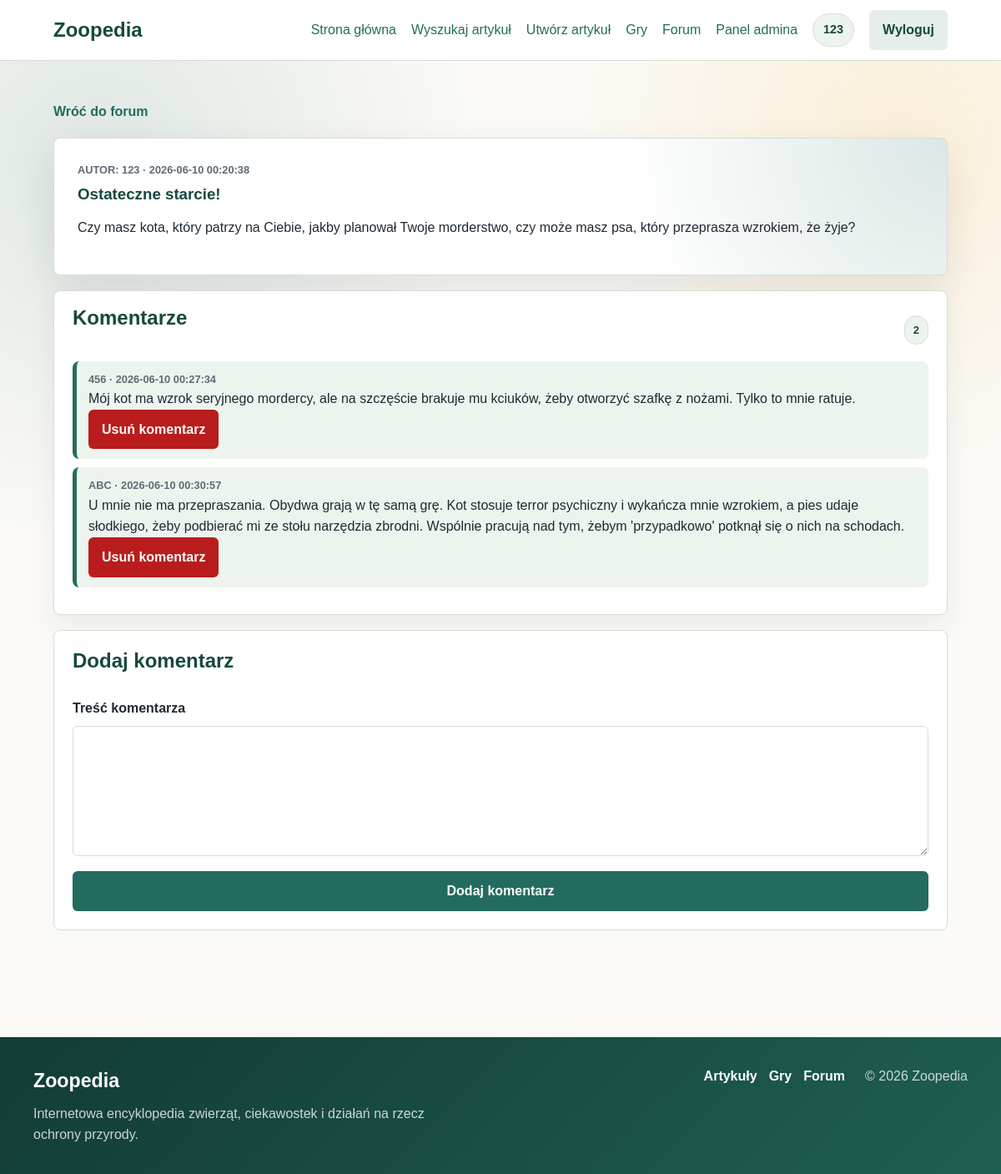
Page /forum/temat/2 (signed in) on the committed database.
### tables this page shows
CREATE TABLE `forum_topics` (
  `id` int(11) NOT NULL,
  `title` varchar(180) NOT NULL,
  `content` text NOT NULL,
  `author_id` int(11) DEFAULT NULL,
  `author_login` varchar(80) NOT NULL,
  `created_at` datetime NOT NULL DEFAULT current_timestamp()
);

CREATE TABLE `forum_comments` (
  `id` int(11) NOT NULL,
  `topic_id` int(11) NOT NULL,
  `author_id` int(11) DEFAULT NULL,
  `author_login` varchar(80) NOT NULL,
  `content` text NOT NULL,
  `created_at` datetime NOT NULL DEFAULT current_timestamp()
);

### forum_topic.php (the view, shortened to what this page needs)
<?php
require_once __DIR__ . '/functions.php';
$topicId = (int) ($_GET['id'] ?? 0);
$topic = find_forum_topic($topicId);
?>
<!doctype html>
<html lang="pl">
<head>
    <link rel="stylesheet" href="<?= h(asset_url('style.css')) ?>">
</head>
<body class="forum-page">
    <main class="page">
        <section class="section">
            <a class="text-link" href="<?= h(url_for('forum')) ?>">Wróć do forum</a>
            <?php if (!$topic): ?>
                <div class="forum-topic-detail">
                    <h1>Nie znaleziono tematu</h1>
                    <p class="empty">Wybrana dyskusja nie istnieje albo została usunięta.</p>
                </div>
            <?php else: ?>
                <article class="forum-topic-detail">
                    <p class="meta">
                        Autor: <?= h($topic['author_login'] ?? 'Admin') ?> · <?= h($topic['created_at'] ?? '') ?>
                    </p>
                    <h1><?= h($topic['title'] ?? '') ?></h1>
                    <p><?= nl2br(h($topic['content'] ?? '')) ?></p>
                </article>
                <section class="comments forum-comments-panel">
                    <div class="section-title">
                        <h2>Komentarze</h2>
                        <span class="home-tag"><?= count($topic['comments'] ?? []) ?></span>
                    </div>
                    <?php if (empty($topic['comments'])): ?>
                        <p class="empty">Brak komentarzy. Dodaj pierwszą odpowiedź.</p>
                    <?php else: ?>
                        <?php foreach ($topic['comments'] as $comment): ?>
                            <div class="comment forum-comment">
                                <p class="meta">
                                    <?= h($comment['author_login'] ?? 'Anonim') ?> · <?= h($comment['created_at'] ?? '') ?>
                                </p>
                                <p><?= nl2br(h($comment['content'] ?? '')) ?></p>
                                <?php if (is_admin()): ?>
                                    <form
                                        action="<?= h(asset_url('delete_comment.php')) ?>"
                                        method="post"
                                        onsubmit="return confirm('Czy na pewno usunąć ten komentarz?');"
                                    >
                                        <button class="danger-button" type="submit">Usuń komentarz</button>
                                    </form>
                                <?php endif; ?>
                            </div>
                        <?php endforeach; ?>
                    <?php endif; ?>
                </section>
                <form class="forum-form forum-reply-form" action="<?= h(forum_topic_url($topicId)) ?>" method="post">
                    <h2>Dodaj komentarz</h2>
                    <label>
                        Treść komentarza
                        <textarea name="content" rows="5" required></textarea>
                    </label>
                    <button type="submit">Dodaj komentarz</button>
                </form>
            <?php endif; ?>
        </section>
    </main>
</body>
</html>

### style.css (style rules this page uses)
:root { --ink: #1f2933; --muted: #5f6b76; --paper: #fbfaf6; --surface: #ffffff; --line: #d7ded6; --accent: #246b5f; --accent-strong: #17483f; --soft: #edf4ee; --warning: #9b2c2c; }
* { box-sizing: border-box; }
body { display: flex; flex-direction: column; margin: 0; min-height: 100vh; background: var(--paper); color: var(--ink); font-family: Arial, Helvetica, sans-serif; line-height: 1.6; }
main { flex: 1; }
a { color: var(--accent); text-decoration: none; }
.button, button { background: var(--accent); border: 0; border-radius: 6px; color: white; cursor: pointer; display: inline-flex; font: inherit; font-weight: 700; justify-content: center; padding: 11px 16px; }
.danger-button { background: #b91c1c; }
.hero > div, .section, .form-shell, .article-detail { margin: 0 auto; max-width: 1120px; }
.eyebrow, .meta { color: inherit; font-size: 0.8rem; font-weight: 800; letter-spacing: 0; margin: 0 0 8px; text-transform: uppercase; }
.meta { color: var(--muted); }
.search-bar input, .article-form input, .article-form textarea, .article-form select, .forum-form input, .forum-form textarea, .comment-form textarea { border: 1px solid var(--line); border-radius: 6px; color: var(--ink); font: inherit; padding: 13px 14px; width: 100%; }
.home-tag { align-self: end; background: var(--soft); border: 1px solid var(--line); border-radius: 999px; color: var(--accent-strong); display: inline-flex; font-size: 0.82rem; font-weight: 900; justify-self: start; padding: 6px 10px; text-transform: uppercase; }
.section, .form-shell, .article-detail { padding: 48px 24px; }
.section-title { align-items: center; display: flex; justify-content: space-between; gap: 16px; margin-bottom: 20px; }
.section h1, .section h2, .form-shell h1, .article-detail h1 { color: var(--accent-strong); line-height: 1.15; margin: 0 0 18px; }
.article-card, .article-row, .forum-form, .forum-topic, .game-panel { background: var(--surface); border: 1px solid var(--line); border-radius: 8px; padding: 22px; }
.text-link { font-weight: 800; white-space: nowrap; }
.article-form, .forum-form { display: grid; gap: 18px; }
.article-form label, .forum-form label { display: grid; font-weight: 700; gap: 8px; }
.game-panel h2, .forum-form h2, .forum-topic h2 { color: var(--accent-strong); line-height: 1.2; margin: 0 0 12px; }
.forum-form { margin-bottom: 24px; }
.forum-page { background: radial-gradient(circle at 10% 14%, rgba(36, 107, 95, 0.13), transparent 28%), radial-gradient(circle at 90% 12%, rgba(245, 158, 11, 0.12), transparent 24%), var(--paper); }
.forum-topic-detail { background: radial-gradient(circle at top right, rgba(36, 107, 95, 0.16), transparent 36%), white; border: 1px solid var(--line); border-radius: 8px; box-shadow: 0 18px 46px rgba(31, 41, 51, 0.1); margin-top: 18px; padding: 28px; }
.forum-topic-detail h1 { color: var(--accent-strong); line-height: 1.15; margin: 0 0 14px; }
.forum-comments-panel { background: white; border: 1px solid var(--line); border-radius: 8px; box-shadow: 0 14px 34px rgba(31, 41, 51, 0.07); margin-top: 18px; padding: 22px; }
.forum-comment { border-left: 5px solid var(--accent); }
.forum-reply-form { margin-top: 18px; }
.comments { border-top: 1px solid var(--line); margin-top: 18px; padding-top: 18px; }
.comment { background: var(--soft); border-radius: 8px; margin-bottom: 10px; padding: 12px 14px; }
.comment p { margin: 0; }

### rows in the picture
forum_topics: author_login "123", created_at "2026-06-10 00:20:38", title "Ostateczne starcie!", content "Czy masz kota, który patrzy na Ciebie, jakby planował Twoje morderstwo, czy może masz psa, który przeprasza wzrokiem, że żyje?"
forum_comments: author_login "456", created_at "2026-06-10 00:27:34", content "Mój kot ma wzrok seryjnego mordercy, ale na szczęście brakuje mu kciuków, żeby otworzyć szafkę z nożami. Tylko to mnie ratuje."
forum_comments: author_login "ABC", created_at "2026-06-10 00:30:57", content "U mnie nie ma przepraszania. Obydwa grają w tę samą grę. Kot stosuje terror psychiczny i wykańcza mnie wzrokiem, a pies udaje słodkiego, żeby podbierać mi ze stołu narzędzia zbrodni. Wspólnie pracują nad tym, żebym 'przypadkowo' potknął się o nich na schodach."

### other values in the picture
$user['login'] "123"
count($topic['comments'] ?? []) "2"
